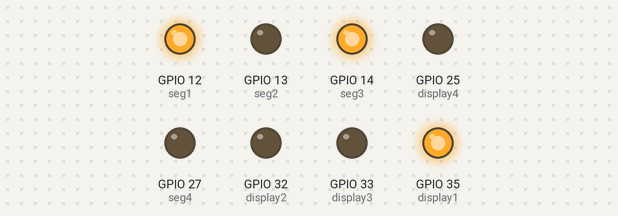
The sketch below on a simulated ESP32. On the bench: output pins drawn as LEDs (lit = HIGH).

Above: at 0.1 s.
Timing chart, 0 to 1.6 s (numbered marks = the images above):
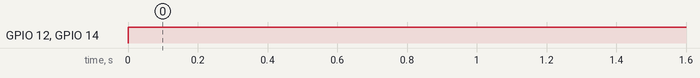

Measured:
- by itself, GPIO 12 (seg1), GPIO 14 (seg3): LOW → HIGH at 0.00 s

The sketch:

Code3.ino
```cpp
/*
 * Arquivo:     Code3.ino
 * Autor:       Prof. Rodrigo Rimoldi de Lima
 *
 * Criacao:     06/08/2024
 *
 * Descricao:   Codigo desenvolvido para acionar um display
 *              de 7 segmentos, unitário, 2 ou 4 unidades.
 */


// Definições de variáveis e constantes
#define display1  35    // GPIO35
#define display2  32    // GPIO32
#define display3  33    // GPIO33
#define display4  25    // GPIO25
#define seg1      12
#define seg2      13
#define seg3      14
#define seg4      27


// Parametrizações do dispositivo
void setup() {
  pinMode(display1, OUTPUT);
  pinMode(display2, OUTPUT);
  pinMode(display3, OUTPUT);
  pinMode(display4, OUTPUT);
  pinMode(seg1, OUTPUT);
  pinMode(seg2, OUTPUT);
  pinMode(seg3, OUTPUT);
  pinMode(seg4, OUTPUT);
}

// Loop infinito
void loop() {
  digitalWrite(display1, HIGH);
  /*digitalWrite(seg1, LOW);
  digitalWrite(seg2, LOW);
  digitalWrite(seg3, LOW);
  digitalWrite(seg4, LOW);
  delay(1000);
  digitalWrite(seg1, LOW);
  digitalWrite(seg2, LOW);
  digitalWrite(seg3, LOW);
  digitalWrite(seg4, HIGH);
  delay(1000);
  digitalWrite(seg1, LOW);
  digitalWrite(seg2, LOW);
  digitalWrite(seg3, HIGH);
  digitalWrite(seg4, LOW);
  delay(1000);
  digitalWrite(seg1, LOW);
  digitalWrite(seg2, LOW);
  digitalWrite(seg3, HIGH);
  digitalWrite(seg4, HIGH);
  delay(1000);
  digitalWrite(seg1, LOW);
  digitalWrite(seg2, HIGH);
  digitalWrite(seg3, LOW);
  digitalWrite(seg4, LOW);
  delay(1000);
  digitalWrite(seg1, LOW);
  digitalWrite(seg2, HIGH);
  digitalWrite(seg3, LOW);
  digitalWrite(seg4, HIGH);
  delay(1000);
  digitalWrite(seg1, LOW);
  digitalWrite(seg2, HIGH);
  digitalWrite(seg3, HIGH);
  digitalWrite(seg4, LOW);
  delay(1000);
  digitalWrite(seg1, LOW);
  digitalWrite(seg2, HIGH);
  digitalWrite(seg3, HIGH);
  digitalWrite(seg4, HIGH);
  delay(1000);
  digitalWrite(seg1, HIGH);
  digitalWrite(seg2, LOW);
  digitalWrite(seg3, LOW);
  digitalWrite(seg4, LOW);
  delay(1000);
  digitalWrite(seg1, HIGH);
  digitalWrite(seg2, LOW);
  digitalWrite(seg3, LOW);
  digitalWrite(seg4, HIGH);
  delay(1000);
  digitalWrite(seg1, HIGH);
  digitalWrite(seg2, LOW);
  digitalWrite(seg3, HIGH);
  digitalWrite(seg4, LOW);
  delay(1000);
  digitalWrite(seg1, HIGH);
  digitalWrite(seg2, LOW);
  digitalWrite(seg3, HIGH);
  digitalWrite(seg4, HIGH);
  delay(1000);
  digitalWrite(seg1, HIGH);
  digitalWrite(seg2, HIGH);
  digitalWrite(seg3, LOW);
  digitalWrite(seg4, LOW);
  delay(1000);
  digitalWrite(seg1, HIGH);
  digitalWrite(seg2, HIGH);
  digitalWrite(seg3, LOW);
  digitalWrite(seg4, HIGH);
  delay(1000);
  digitalWrite(seg1, HIGH);
  digitalWrite(seg2, HIGH);
  digitalWrite(seg3, HIGH);
  digitalWrite(seg4, LOW);
  delay(1000);*/
  digitalWrite(seg1, HIGH);
  digitalWrite(seg2, LOW);
  digitalWrite(seg3, HIGH);
  digitalWrite(seg4, LOW);
  //delay(1000);
}
```
